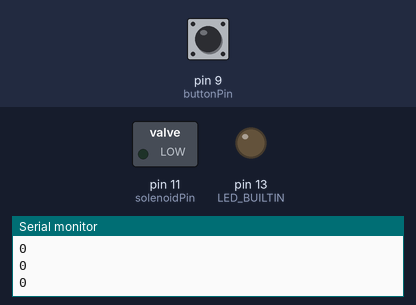
Simulated run of this sketch. Board: Arduino Uno, built with avr-gcc and run on an emulated ATmega328P. Parts: switched loads named in the sketch (green lamp = pin HIGH), output pins drawn as LEDs (lit = HIGH), the last lines printed to the serial monitor. Dashed ring = blinking. The inputs (shaded band) are chosen by the test bench; at power-on: pin 9 (buttonPin) LOW.

Above: at 1.2 s.
1.3 s: pin 9 (buttonPin) pulled HIGH for 0.15 s
At 2.1 s:
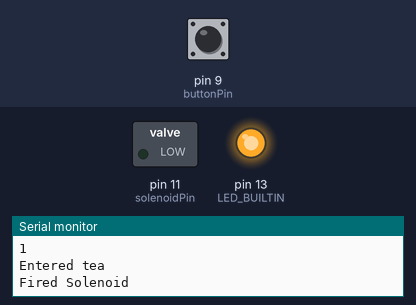
3.7 s: pin 9 (buttonPin) pulled HIGH for 1 s
At 6.8 s:
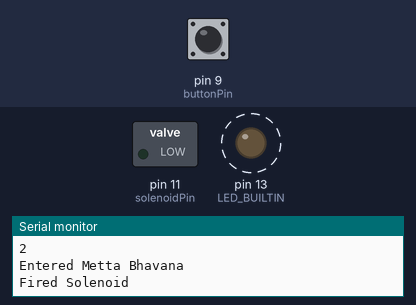
7.7 s: pin 9 (buttonPin) pulsed HIGH 2 times (0.12 s each, 0.3 s apart)
At 8.35 s:
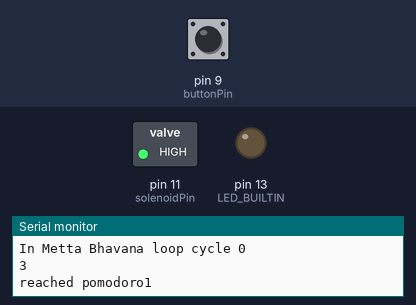
Timing chart, 0 to 12.5 s (numbered marks = the images above; inputs shaded):
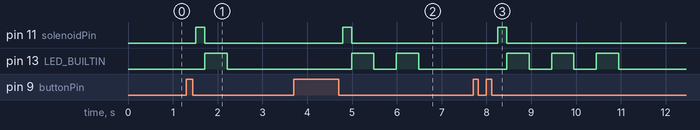

Measured:
- after the input at 1.3 s, pin 11 (solenoidPin): LOW → HIGH after 0.22 s, → LOW 0.20 s later; pin 13 (LED_BUILTIN): LOW → HIGH after 0.41 s, → LOW 0.50 s later
- after the input at 3.7 s, pin 11 (solenoidPin): LOW → HIGH after 1.1 s, → LOW 0.20 s later; pin 13 (LED_BUILTIN): alternates HIGH for 0.50 s and LOW for 0.50 s, 4 changes in all, then stays LOW, starting after 1.3 s
- after the input at 7.7 s, pin 11 (solenoidPin): LOW → HIGH after 0.55 s, → LOW 0.20 s later; pin 13 (LED_BUILTIN): alternates HIGH for 0.50 s and LOW for 0.50 s, 6 changes in all, then stays LOW, starting after 0.75 s

The sketch:

yourChime.ino
```cpp
//yourChime Arduino Sketch by Michael G. Hale 18.05.22
// constants won't change. They're used here to set pin numbers:
const byte buttonPin = 9;     // the number of the egg/tea pin
const byte solenoidPin = 11;  // the number of the solenoid pin
//byte LEDPin = 13;
// Variables will change:
//int solenoidState = LOW;         // the current state of the output pin
byte buttonState;          // the current buttonReading from the input pin
byte lastButtonState = 0;  // the previous buttonReading from the input pin

byte stateNumber;  //holds number of button presses(0...3)
// the following variables are unsigned longs because the time, measured in
// milliseconds, will quickly become a bigger number than can be stored in an int.
unsigned long lastButtonDebounceTime = 0;  // the last time the output pin was toggsolenoid
unsigned long debounceDelay = 50;          // the debounce time; increase if the output flickers
unsigned long stateCheckTime;
unsigned short etButtonDelay = 2000;
unsigned short mettaBhavanaButtonDelay = 4000;
unsigned short pomodoroButtonDelay = 6000;
unsigned long switchPollDelay = 125;
unsigned long pomodoroWorkTime = 1200000;   //for testing set to 3000 ms for production set to 1200000 ms;
unsigned long pomodoroLongBreak = 1800000;  //for testing set to 5000 ms for production set to 1800000 ms;
unsigned long pomodoroShortBreak = 300000;  //for testing set to 1000 ms for production set to 300000 ms;
unsigned long mettaBhavanaPeriod = 600000;  //for testing set to 2000 for production set to 600000 ms;
unsigned long tea = 180000;               //for testing set to 1800 ms for production set to 180000 ms;
unsigned long startWaitingTime;
unsigned long startTimeChime = 0;

//state bools
byte inTea;
byte inMettaBhavana;
byte inPomodoro;
byte waitType;  //0 for pomodoroWorkTime 1 short break 2 long break
int ms;
//vars for loops (i&j in pomodoro and k in Metta Bhavana)
int i = 0;
int j = 0;
int k = 0;


byte buttonReading;


// trigger solenoid:
int fireSolenoid() {
  digitalWrite(solenoidPin, HIGH);
  unsigned long timer1 = millis();
  while (millis() - timer1 < 200) {}
  digitalWrite(solenoidPin, LOW);
  Serial.print("\nFired Solenoid");
}
void flashLight() {
  for (int l = 0; l < stateNumber; l++) {
    digitalWrite(LED_BUILTIN, 1);
    delay(500);
    digitalWrite(LED_BUILTIN, 0);
    delay(500);
  }
}

void pollSwitches() {
  // read the state of the switch into a local variable:
  buttonReading = digitalRead(buttonPin);
  //Serial.print("done Reading");
  // check to see if you just pressed a button
  // (i.e. the input went from LOW to HIGH), and you've waited long enough
  // since the last press to ignore any noise:
  //Serial.print(buttonReading);
  // If the switch changed, due to noise or pressing:
  if (buttonReading != lastButtonState) {
    // reset the debouncing timer
    lastButtonDebounceTime = millis();
    Serial.print("\nbutton pressed or noise");
  }


  if ((millis() - lastButtonDebounceTime) > debounceDelay) {
    // whatever the buttonReading is at, it's been there for longer than the debounce
    // delay, so take it as the actual current state:
    //Serial.print("\nButton debounced");

    // if the button state has changed:
    if (buttonReading != buttonState) {
      buttonState = buttonReading;
      stateCheckTime = millis();
      // select state from button push time
      if (buttonState == 1) {
        //do nothing here as we want to dectect falling edge
      } else {
        stateNumber++;
        if (stateNumber > 3) { stateNumber = 0; }
        startTimeChime = 0;
        inTea = 0;
        inMettaBhavana = 0;
        inPomodoro = 0;
        startWaitingTime = millis();
      }
    }
  }
}

// save the Reading. Next time through the loop, it'll be the lastEt/MedButtonState:
//Serial.println("\nreached lastbuttonState");
//delay(200);


void setup() {
  pinMode(buttonPin, INPUT);
  pinMode(solenoidPin, OUTPUT);
  pinMode(LED_BUILTIN, OUTPUT);

  // set initial solenoid state
  digitalWrite(solenoidPin, 0);
  Serial.begin(9600);
}

void loop() {
  pollSwitches();
  Serial.print("\n");
  Serial.print(stateNumber);
  switch (stateNumber) {


    case 1:

      Serial.print("\nEntered tea");
      if (startTimeChime == 0) { startTimeChime = millis(); }
      if (millis() - startTimeChime < 200) { fireSolenoid(); }
      if (inTea == 0) {
        flashLight();
        inTea = 1;
      }
      if (millis() - startWaitingTime > tea) {
        fireSolenoid();
        flashLight();
        startTimeChime = 0;
        startWaitingTime = 0;
        stateNumber = 0;
        Serial.print("\nLeaving tea");
        inTea = 0;
        inMettaBhavana = 0;
        inPomodoro = 0;
      }
      break;

    case 2:
      Serial.print("\nEntered Metta Bhavana");
      if (startTimeChime == 0) { startTimeChime = millis(); }
      if (millis() - startTimeChime < 200) { fireSolenoid(); }
      if (inMettaBhavana == 0) {
        flashLight();
        inMettaBhavana = 1;
      }
      Serial.print("\nIn Metta Bhavana loop cycle ");
      Serial.print(k);
      if ((millis() - startWaitingTime > mettaBhavanaPeriod) && (k < 6)) {
        fireSolenoid();
        Serial.print("\nFired solenoid on round ");
        Serial.print(k);
        k++;
        startWaitingTime = millis();
      }
      if (k > 6) {
        startTimeChime = 0;
        startWaitingTime = 0;
        stateNumber = 0;
        inMettaBhavana = 0;
        Serial.print("\nLeaving Metta Bhavana");
      }
      break;

    case 3:
      //pomodoro day business logic
      Serial.print("\nreached pomodoro1");
      if (startTimeChime == 0) { startTimeChime = millis(); }
      if (millis() - startTimeChime < 200) { fireSolenoid(); }
      if (inPomodoro == 0) {
        flashLight();
        i = 0;
        waitType = 0;
        inPomodoro = 1;
      }
      switch (waitType) {
        case 0:
          Serial.print("\nPomodoro Work Time ");
          Serial.print(waitType);
          if (millis() - startWaitingTime > pomodoroWorkTime) {
            fireSolenoid();
            waitType = 1;
            startWaitingTime = millis();
          }
          break;

        case 1:
          Serial.print("\nPomodoro Short Break");
          if (millis() - startWaitingTime > pomodoroShortBreak) {
            fireSolenoid();
            if (i < 4) {
              waitType = 0;
              i++;
              startWaitingTime = millis();
            } else if (j <= 2) {
              i = 0;
              j++;
              waitType = 2;
              startWaitingTime = millis();
            } else {
              //set tea time chime to finish days work

              if (millis() - startWaitingTime > tea) {
                fireSolenoid();
                inPomodoro = 0;
                stateNumber = 0;
                startTimeChime = 0;
                startWaitingTime = 0;
                i = 0;
                j = 0;
              }
            }
            break;

            case 2:
              Serial.print("\nPomodoro Long Break");
              if (millis() - startWaitingTime > pomodoroLongBreak) {
                fireSolenoid();
                j++;
                if (j <= 2) {
                  waitType = 0;
                  startWaitingTime = millis();
                }
                else{startWaitingTime = millis();}
              }
              break;

          }
      }
      break;
  }
  // save the Reading. Next time through the loop, it'll be the lastButtonState
  lastButtonState = buttonReading;
}
```
